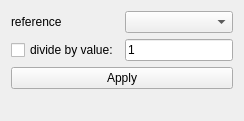
<?xml version="1.0" encoding="UTF-8"?>
<ui version="4.0">
 <class>Form</class>
 <widget class="QWidget" name="Form">
  <property name="geometry">
   <rect>
    <x>0</x>
    <y>0</y>
    <width>244</width>
    <height>121</height>
   </rect>
  </property>
  <property name="windowTitle">
   <string>Form</string>
  </property>
  <layout class="QVBoxLayout" name="verticalLayout">
   <item>
    <layout class="QVBoxLayout" name="verticalLayout_2">
     <item>
      <layout class="QHBoxLayout" name="horizontalLayout">
       <item>
        <widget class="QLabel" name="label">
         <property name="text">
          <string>reference</string>
         </property>
        </widget>
       </item>
       <item>
        <widget class="QComboBox" name="reference">
         <property name="toolTip">
          <string>&lt;html&gt;&lt;head/&gt;&lt;body&gt;&lt;p&gt;input image from which we want to divide other images&lt;/p&gt;&lt;p&gt;(reference / im1 / im2 ...)&lt;/p&gt;&lt;/body&gt;&lt;/html&gt;</string>
         </property>
         <property name="editable">
          <bool>false</bool>
         </property>
        </widget>
       </item>
      </layout>
     </item>
     <item>
      <layout class="QHBoxLayout" name="horizontalLayout_2">
       <item>
        <widget class="QCheckBox" name="singleValue">
         <property name="text">
          <string>divide by value:</string>
         </property>
        </widget>
       </item>
       <item>
        <widget class="QLineEdit" name="value">
         <property name="text">
          <string>1</string>
         </property>
         <property name="placeholderText">
          <string>value...</string>
         </property>
        </widget>
       </item>
      </layout>
     </item>
     <item>
      <widget class="QPushButton" name="apply">
       <property name="text">
        <string>Apply</string>
       </property>
      </widget>
     </item>
     <item>
      <spacer name="verticalSpacer">
       <property name="orientation">
        <enum>Qt::Vertical</enum>
       </property>
       <property name="sizeHint" stdset="0">
        <size>
         <width>20</width>
         <height>40</height>
        </size>
       </property>
      </spacer>
     </item>
    </layout>
   </item>
  </layout>
 </widget>
 <resources/>
 <connections/>
</ui>
